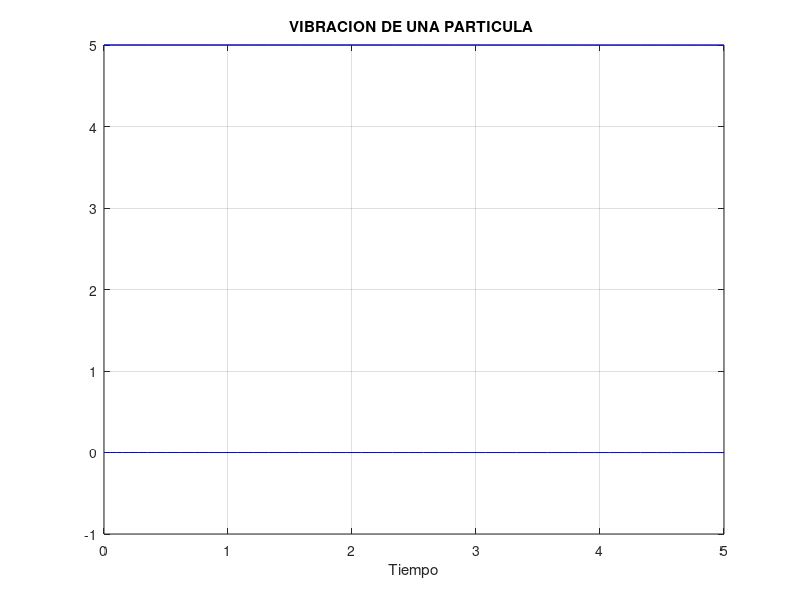

Write the MATLAB code that produced this figure.

%Vibraci�n de una part�cula diat�mica

x=input ('INGRESE LA POCISION INICIAL, x0: ');
tf=input ('INGRESE LA POCISION FINAL , tf: ');
t=0;
v0=0;
x0=[x v0];
f=@(t,x)[x(2); (12/(x(1)^13))-(12/(x(1)^7))];
tspan=[0 tf];
[t,x]=ode45(f,tspan,x0);
plot(t,x,'b');
fig = gcf;

grid on
xlabel('Tiempo');
title('VIBRACION DE UNA PARTICULA ');